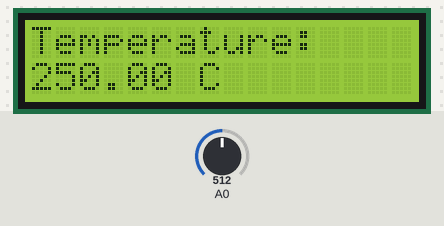
The sketch below on a simulated Arduino Uno, built with avr-gcc and run on an emulated ATmega328P. Parts: 16×2 character LCD. Inputs (shaded band) come from the test bench; at power-on: A0 = 512. What the sketch prints to the serial monitor is not drawn.

Above: at 1.5 s.
1.6 s: A0 set to 213
At 4.1 s:
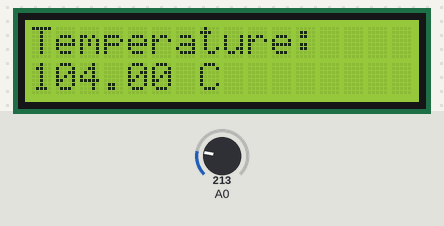
4.5 s: A0 set to 190
At 7.1 s:
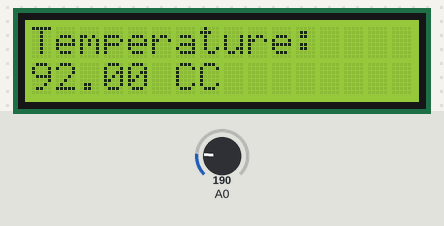
7.5 s: A0 set to 23
At 10.1 s:
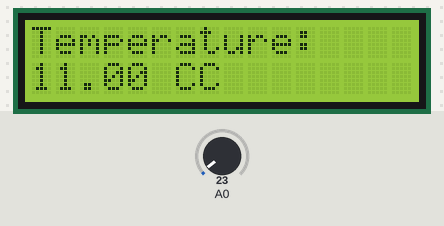
10.5 s: A0 set to 19
At 12.9 s:
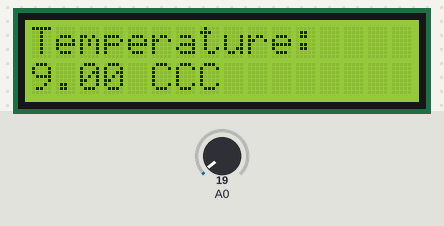
Timing chart, 0 to 14.4 s (numbered marks = the images above; inputs shaded):
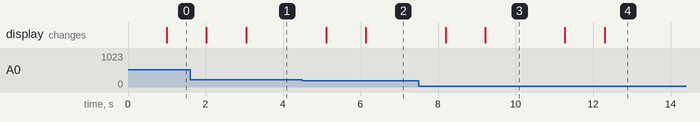

The sketch:

ex11.ino
```cpp
#include <Wire.h>
#include <LiquidCrystal_I2C.h>

#define len(x) (sizeof(x) / sizeof(x[0]))
#define numMeasurements 10

float voltage;
float temperature;
int sensorValue;
int count = 0;
float displayTemperature;

LiquidCrystal_I2C lcd(0x27, 16, 2);

int measurements[numMeasurements] = {0};

void setup() {
    Serial.begin(115200);
    pinMode(A0, INPUT);

    // Display initialization
    lcd.init();
    lcd.backlight();
    lcd.clear();
}

void LCD_print_temperature(float temperature) {
    lcd.setCursor(0, 0);
    lcd.print("Temperature: ");
    lcd.setCursor(0, 1);
    lcd.print(temperature, 2);
    lcd.print(" C");
}

float mean(const int* measurements, int size) {
    int sum = 0;
    for (int i = 0; i < size; i++) {
        sum += measurements[i];
    }
    return sum / (float)size; // Cast to float for proper division
}

void loop() {

    sensorValue = analogRead(A0);
    voltage = sensorValue * (5.0 / 1023.0);
    temperature = voltage * 100.0;

    measurements[count] = temperature; // Circular buffer
    count++;

    if (count >= numMeasurements) {
        displayTemperature = mean(measurements, numMeasurements);
        LCD_print_temperature(displayTemperature);
        count = 0;
    }

    Serial.print("Temperature: ");
    Serial.print(temperature);
    Serial.println("°C");

    delay(100);
}
```

Measured:
- the behaviour switches between 205 and 204 on A0 (found by bisection; images 1 and 2)
- the behaviour switches between 21 and 20 on A0 (found by bisection; images 3 and 4)
- after the input at 1.6 s, the display: first changes after 0.43 s (image 1 shows a later state)
- after the input at 4.5 s, the display: first changes after 0.61 s (image 2 shows a later state)
- after the input at 7.5 s, the display: first changes after 0.70 s (image 3 shows a later state)
- after the input at 10.5 s, the display: first changes after 0.78 s (image 4 shows a later state)
